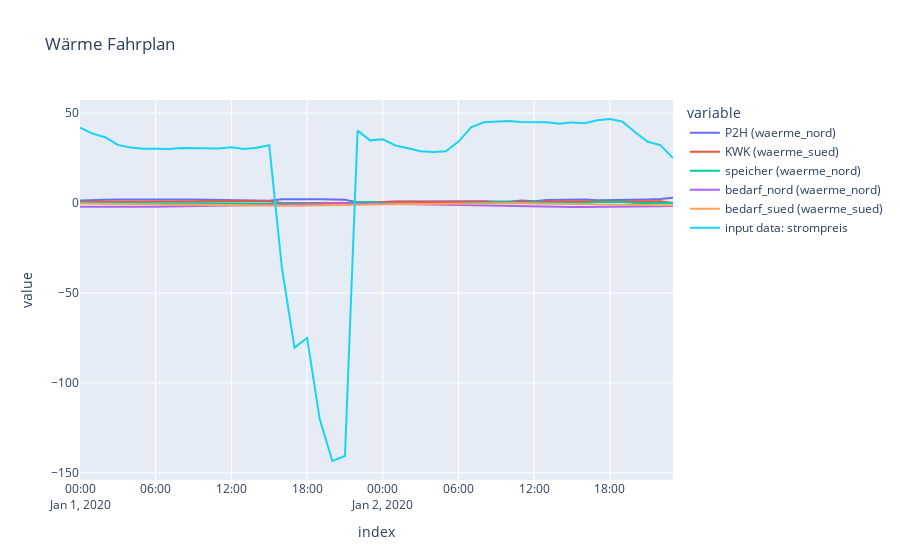

Source (notebook cell):
### Markdown cell above
#### Darstellung in Graphiken -- zur Diskussion

### Code cell
df = out['dispatch'].reset_index()
df = pd.merge(df, out['prices'], left_on='index', right_index=True, how='left')
fig = px.line(df, x="index", y=["P2H (waerme_nord)",
                                "KWK (waerme_sued)",
                                "speicher (waerme_nord)",
                                "bedarf_nord (waerme_nord)",
                                "bedarf_sued (waerme_sued)",
                                "input data: strompreis"], 
                                title='Wärme Fahrplan')
fig.show()
